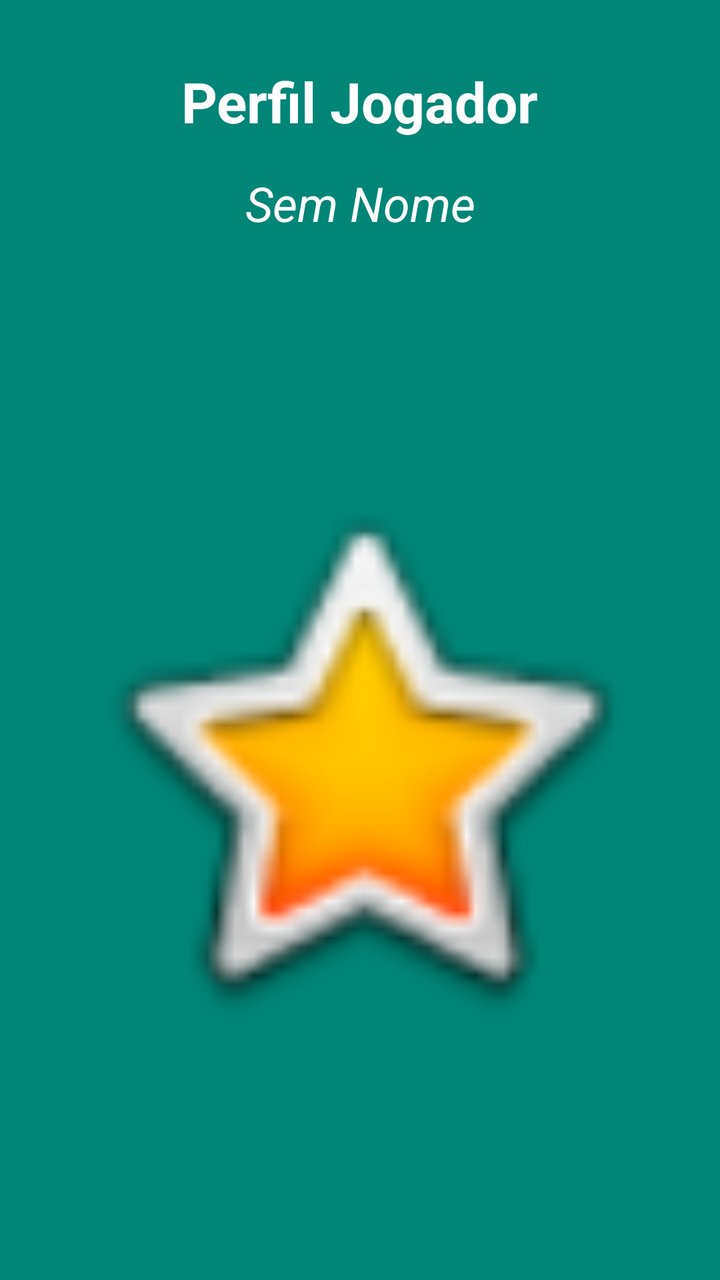
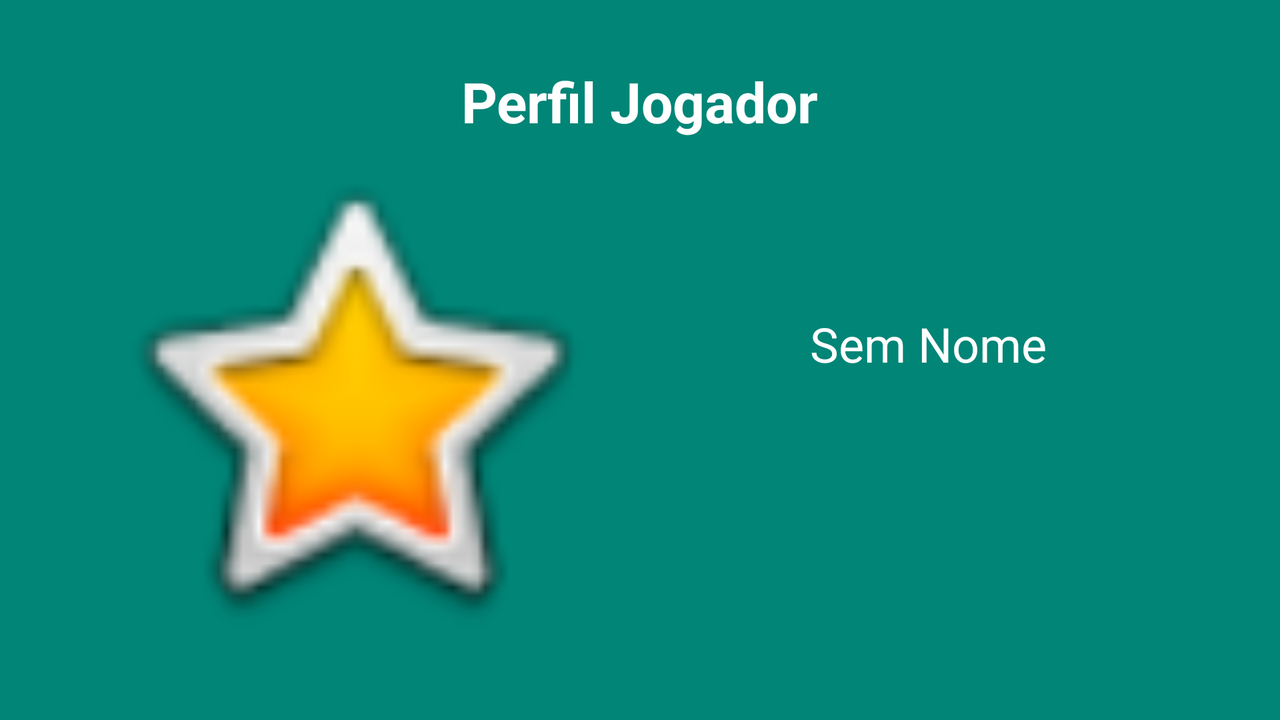

An Android layout and its configuration variant, each rendered on a device that would load it. The default file and the variant file are quoted in full after the pictures.
<!-- AndroidManifest.xml: application theme AppTheme -->
<!-- res/layout/activity_player_profile.xml -->
<?xml version="1.0" encoding="utf-8"?>
<androidx.constraintlayout.widget.ConstraintLayout xmlns:android="http://schemas.android.com/apk/res/android"
    xmlns:app="http://schemas.android.com/apk/res-auto"
    xmlns:tools="http://schemas.android.com/tools"
    android:layout_width="match_parent"
    android:layout_height="match_parent"
    tools:context=".GameViews.PlayerProfileActivity"
    android:background="@color/colorPrimary">


    <FrameLayout
        android:id="@+id/frameLayout3"
        android:layout_width="wrap_content"
        android:layout_height="wrap_content"
        android:layout_marginTop="32dp"
        app:layout_constraintEnd_toEndOf="parent"
        app:layout_constraintStart_toStartOf="parent"
        app:layout_constraintTop_toTopOf="parent">

        <TextView
            android:id="@+id/tvPerfil"
            android:layout_width="wrap_content"
            android:layout_height="wrap_content"
            android:text="@string/strPerfilJogador"
            android:textSize="28sp"
            android:textStyle="bold"
            android:textColor="#FFFFFF"/>
    </FrameLayout>

    <FrameLayout
        android:id="@+id/frameLayout4"
        android:layout_width="wrap_content"
        android:layout_height="wrap_content"
        android:layout_marginTop="16dp"
        app:layout_constraintEnd_toEndOf="parent"
        app:layout_constraintStart_toStartOf="parent"
        app:layout_constraintTop_toBottomOf="@+id/frameLayout3">

        <TextView
            android:id="@+id/tvPlayerName"
            android:layout_width="wrap_content"
            android:layout_height="wrap_content"
            android:layout_weight="1"
            android:text="@string/strSemNome"
            android:textSize="24sp"
            android:textStyle="italic"
            android:textColor="#FFFFFF"/>

    </FrameLayout>

    <FrameLayout
        android:layout_width="0dp"
        android:layout_height="0dp"
        android:layout_marginStart="32dp"
        android:layout_marginTop="32dp"
        android:layout_marginEnd="32dp"
        android:layout_marginBottom="32dp"
        app:layout_constraintBottom_toBottomOf="parent"
        app:layout_constraintEnd_toEndOf="parent"
        app:layout_constraintStart_toStartOf="parent"
        app:layout_constraintTop_toBottomOf="@+id/frameLayout4">

        <ImageView
            android:id="@+id/playerPhotoProfile"
            android:layout_width="match_parent"
            android:layout_height="match_parent"
            app:srcCompat="@android:drawable/btn_star_big_on" />
    </FrameLayout>

</androidx.constraintlayout.widget.ConstraintLayout>
<!-- resources referenced by this layout -->
<resources>
  <color name="colorPrimary">#008577</color>
  <string name="strPerfilJogador">Perfil Jogador</string>
  <string name="strSemNome">Sem Nome</string>
  <style name="AppTheme" parent="Theme.AppCompat.Light.DarkActionBar">
          
          <item name="colorPrimary">@color/colorPrimary</item>
          <item name="colorPrimaryDark">@color/colorPrimaryDark</item>
          <item name="colorAccent">@color/colorAccent</item>
      </style>
  <color name="colorPrimaryDark">#00574B</color>
  <color name="colorAccent">#00574E</color>
</resources>
<!-- res/layout-land/activity_player_profile.xml (the author's variant of the layout above) -->
<!-- drawn on the phone turned sideways -->
<?xml version="1.0" encoding="utf-8"?>
<androidx.constraintlayout.widget.ConstraintLayout xmlns:android="http://schemas.android.com/apk/res/android"
    xmlns:app="http://schemas.android.com/apk/res-auto"
    xmlns:tools="http://schemas.android.com/tools"
    android:layout_width="match_parent"
    android:layout_height="match_parent"
    tools:context=".GameViews.PlayerProfileActivity"
    android:background="@color/colorPrimary">


    <FrameLayout
        android:id="@+id/frameLayout3"
        android:layout_width="wrap_content"
        android:layout_height="wrap_content"
        android:layout_marginTop="32dp"
        app:layout_constraintEnd_toEndOf="parent"
        app:layout_constraintStart_toStartOf="parent"
        app:layout_constraintTop_toTopOf="parent">

        <TextView
            android:id="@+id/tvPerfil"
            android:layout_width="wrap_content"
            android:layout_height="wrap_content"
            android:text="@string/strPerfilJogador"
            android:textSize="28sp"
            android:textStyle="bold"
            android:textColor="#FFFFFF"/>
    </FrameLayout>

    <FrameLayout
        android:layout_width="0dp"
        android:layout_height="0dp"
        android:layout_marginStart="32dp"
        android:layout_marginEnd="32dp"
        android:layout_marginBottom="32dp"
        app:layout_constraintBottom_toBottomOf="parent"
        app:layout_constraintEnd_toEndOf="parent"
        app:layout_constraintStart_toStartOf="parent"
        app:layout_constraintTop_toBottomOf="@+id/frameLayout3">

        <LinearLayout
            android:layout_width="match_parent"
            android:layout_height="match_parent"
            android:orientation="horizontal"
            android:weightSum="2">

            <ImageView
                android:id="@+id/playerPhotoProfile"
                android:layout_width="match_parent"
                android:layout_height="match_parent"
                android:layout_weight="1"
                app:srcCompat="@android:drawable/btn_star_big_on" />


            <LinearLayout
                android:layout_width="match_parent"
                android:layout_height="match_parent"
                android:layout_weight="1"
                android:orientation="vertical"
                android:weightSum="3">

                <LinearLayout
                    android:layout_width="match_parent"
                    android:layout_height="match_parent"
                    android:layout_weight="1"
                    android:orientation="horizontal"/>

                <TextView
                        android:id="@+id/tvPlayerName"
                        android:layout_width="match_parent"
                        android:layout_height="match_parent"
                        android:layout_weight="1"
                        android:layout_gravity="center_vertical"
                        android:text="@string/strSemNome"
                        android:textSize="24sp"
                        android:textAlignment="center"
                     android:textColor="#FFFFFF"/>

                <LinearLayout
                    android:layout_width="match_parent"
                    android:layout_height="match_parent"
                    android:layout_weight="1"
                    android:orientation="horizontal"/>
            </LinearLayout>

        </LinearLayout>

    </FrameLayout>

</androidx.constraintlayout.widget.ConstraintLayout>
